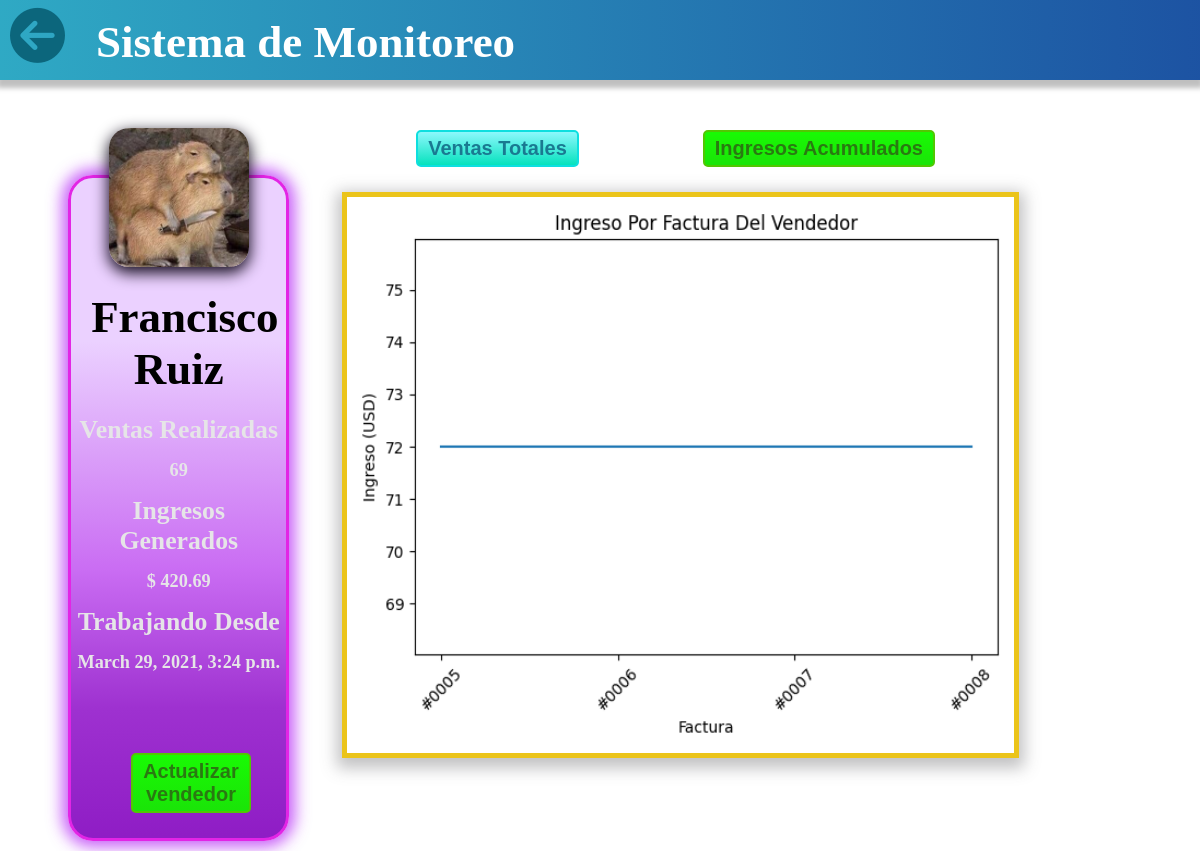
The app's page /users/detail/1/0/ (signed in) with its own data.
### users/models.py (models this page shows)
class Profile(models.Model):
    name = models.CharField(max_length=120)
    identification_document = models.CharField(max_length=10, default="none")
    created = models.DateTimeField(auto_now_add=True)
    last_modified = models.DateTimeField(auto_now=True)

class Salesman(Profile):
    user = models.OneToOneField(User, on_delete=models.CASCADE)
    count_sells = models.IntegerField(default=0)
    earnings = models.DecimalField(max_digits=10, decimal_places=2, default=0)
    seller_id = models.AutoField(
        auto_created=True, primary_key=True, unique=True)
    picture = models.ImageField(
        upload_to="users/pictures",
        blank=True,
        null=True
    )

class Profile(models.Model):
    name = models.CharField(max_length=120)
    identification_document = models.CharField(max_length=10, default="none")
    created = models.DateTimeField(auto_now_add=True)
    last_modified = models.DateTimeField(auto_now=True)

### users/views.py (the view)
class DetailSalesmanSells(LoginRequiredMixin, DetailView):
    template_name = "users/html/info_salesman.html"
    slug_field = 'pk'
    slug_url_kwarg = 'pk'
    model = Salesman
    queryset = Salesman.objects.all()
    context_object_name = 'salesman'
    def get_context_data(self, **kwargs):
        context = super().get_context_data(**kwargs)
        context['plot'] = utils.all_sells_by_salesman(context['salesman'].pk)
        return context

### users/utils.py (called while the page is built)
def get_graph():
    buffer = BytesIO()
    plt.savefig(buffer, format='png')
    buffer.seek(0)
    image_png = buffer.getvalue()
    graph = base64.b64encode(image_png)
    graph = graph.decode('utf-8')
    buffer.close()
    return graph

def all_sells_by_salesman(id_salesman):
    salesman = Salesman.objects.get(pk=id_salesman)
    sells = Sells.objects.filter(
        id_salesman__exact=salesman
    )
    x_data = [f'#000{sell.invoice_id}' for sell in sells]
    y_data = [sell.income for sell in sells]
    plt.switch_backend('AGG')
    plt.figure(figsize=(6.1, 4.9))
    plt.title('Ingreso Por Factura Del Vendedor')
    plt.plot(x_data, y_data)
    plt.xticks(rotation=45)
    plt.ylabel("Ingreso (USD)")
    plt.xlabel("Factura")
    plt.tight_layout()
    graph = get_graph()
    return graph

### templates/users/html/info_salesman.html (shortened to what this page needs)
<!DOCTYPE html>
<html lang="en">
  <head>
    {% load static %}
    <link rel="stylesheet"
	  href="{% static 'users/css/style_info_salesman.css'%}">
  </head>
  <body>
    <header id="header">
      <h1 id="title">
	Sistema de Monitoreo
      </h1>
      <div class="go-back">
	<a href="{%url 'users:home' %}"><i class="fas fa-arrow-circle-left"></i></a>
      </div>
    </header>
    <main>
      <section class="left-side">
	<div id="box-info">
	  <div class="seller">
	    <img src="{{ salesman.picture.url }}" alt="">
	  </div>
	  <h2 class="name">
	    {{salesman.name}}
	  </h2>
	  <div class="information">
	    <h3>
	      Ventas Realizadas
	    </h3>
	    <h5>
	      {{salesman.count_sells}}
	    </h5>
	    <h3>
	      Ingresos Generados
	    </h3>
	    <h5>
	      $ {{salesman.earnings}}
	    </h5>
	    <h3>
	      Trabajando Desde
	    </h3>
	    <h5>
	      {{salesman.created}}
	    </h5>
	  </div>
	  <div class="buttons">
	    <button id="income">
	      <a href="/users/update/{{ salesman.pk }}/">Actualizar vendedor</a>
	    </button>
	  </div>
	</div>
      </section>
      <section class="right-side">
	<div class="buttons">
	  <button id="sales">
	    <a href="/users/detail/{{ salesman.pk }}/0/">Ventas Totales</a>
	  </button>
	  <button id="income">
	    <a href="/users/detail/{{ salesman.pk }}/1/">Ingresos Acumulados</a>
	  </button>
	</div>
	<div id = "graph"
	     style="background-size: 100% 100% ; background-repeat: no-repeat; background-position: center;">
	</div>
      </section>
    </main>
  </body>
</html>

### static/users/css/style_info_salesman.css (style rules this page uses)
* { margin: 0px; }
.go-back { text-decoration: none; font-size: 55px; display: inline-block; position: relative; left: 10px; top: 6px; }
.go-back >a { color: #0c667c; }
#header { background: linear-gradient(90.88deg, #32B8CA -17.16%, #183D9A 125.57%); box-shadow: 0px 5px 5px 3px rgba(0, 0, 0, 0.25); height: 10vh; }
#title { position: absolute; left: 8vw; top: 2vh; font-size: 45px; font-weight: bold; color: #FFFFFF; }
body { background: #FFFFFF; }
main { display: inline-flex; }
.left-side { width: 30%; text-align: center; margin: 10px 0px 10px 25px; }
#box-info { width: 70%; margin: 85px auto 0px auto; background: linear-gradient(359.59deg, #8F1DC5 0.46%, #9E31D0 19.74%, #CA6DF3 40.91%, #EBD1FF 75.25%); border-radius: 25px; border: 3px solid #E225E5; box-shadow: 0px 0px 15px 6px rgba(174, 20, 245, 0.678); }
.seller { width: 100%; margin: 0px auto; }
#box-info img { width: 65%; border-radius: 20px; margin: -50px 0px 0px 0px; box-shadow: 0px 5px 15px 1px rgb(19, 11, 29); }
.name { font-size: 45px; margin: 20px; }
.information { padding-bottom: 40px; font-size: 22px; color: #e6e5e7; }
.information >h3 { margin: 15px auto; }
.right-side { width: 65%; text-align: center; margin: 10px 10px; }
.buttons { margin: 40px 0px 25px 0px; }
.buttons button { margin: 0px 60px; text-decoration: none; color: #071a4e; font-size: 20px; font-weight: bold; padding: 5px 10px; }
.buttons #sales { background: linear-gradient(360deg, rgb(6, 226, 189), rgb(140, 248, 252)); border: 2px solid #0edfdf; border-radius: 5px; }
.buttons #sales a { text-decoration: none; color: rgb(26, 121, 145); }
.buttons #income { background: linear-gradient(180deg, #19fa04, #1ae408); border: 2px solid #51c703; box-sizing: border-box; border-radius: 5px; }
.buttons #income a { text-decoration: none; color: rgb(42, 121, 18); }
#graph { border: rgb(235, 196, 26) 5px solid; background: #0a83a1; height: 74%; width: 100%; margin: auto; box-shadow: 0px 5px 15px 5px rgba(78, 77, 80, 0.349); }

### records on screen
Salesman: picture (picture), count_sells "69", earnings "420.69"
Profile: name "Francisco Ruiz", created "March 29, 2021, 3:24 p.m."
